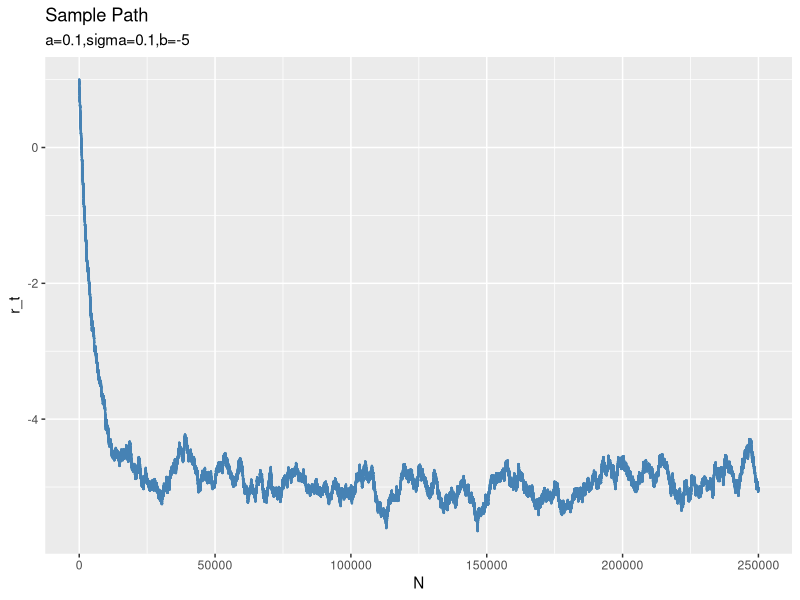
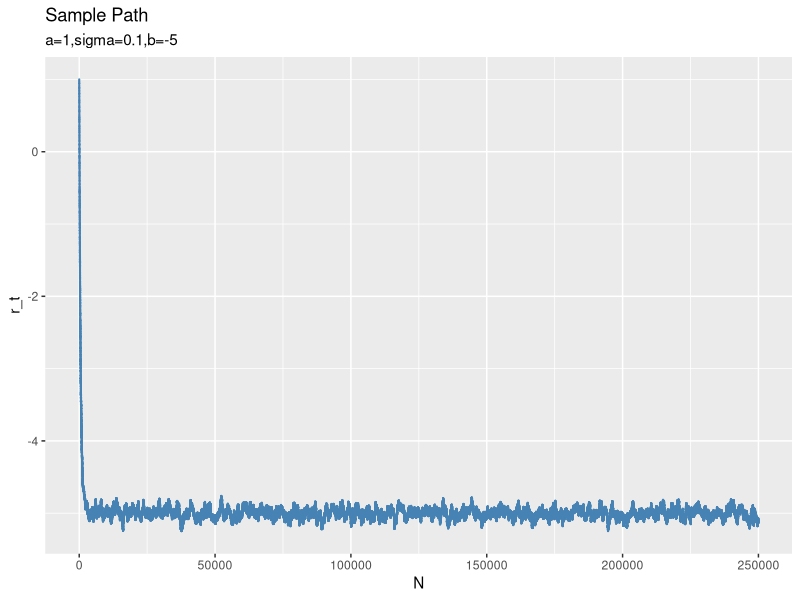
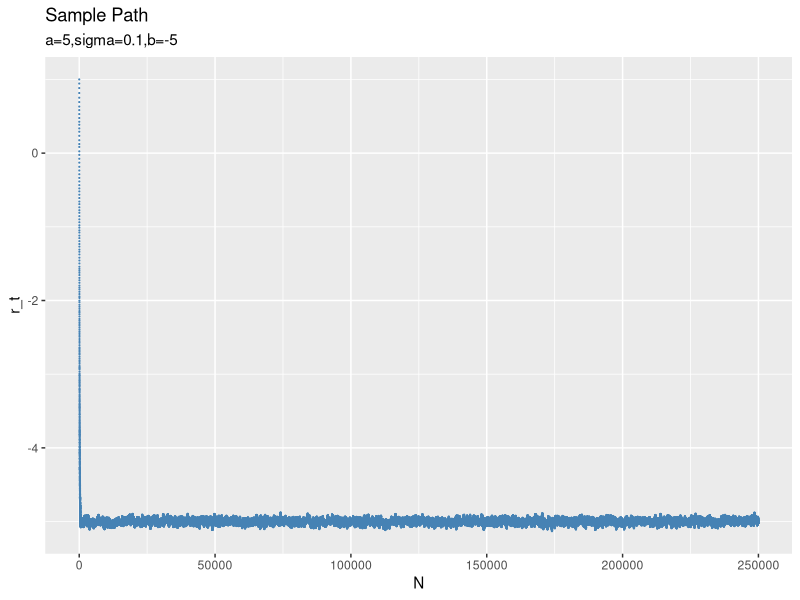
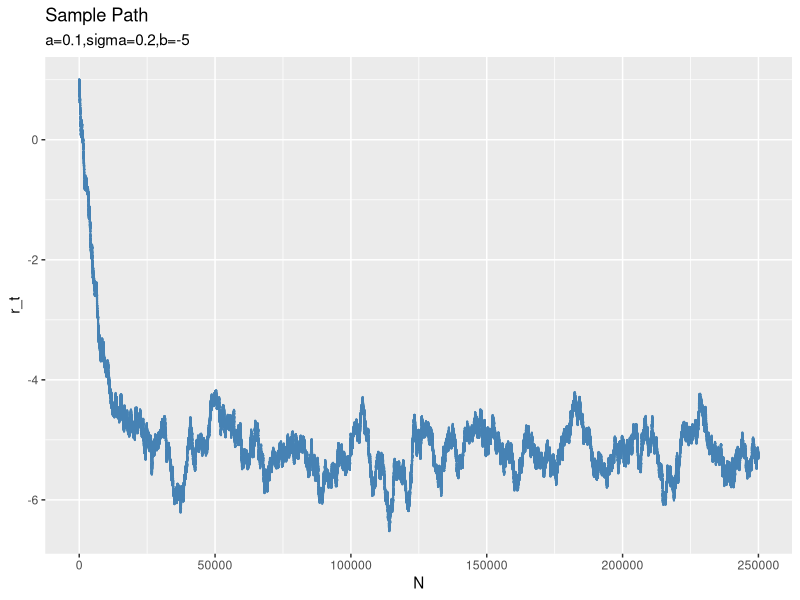
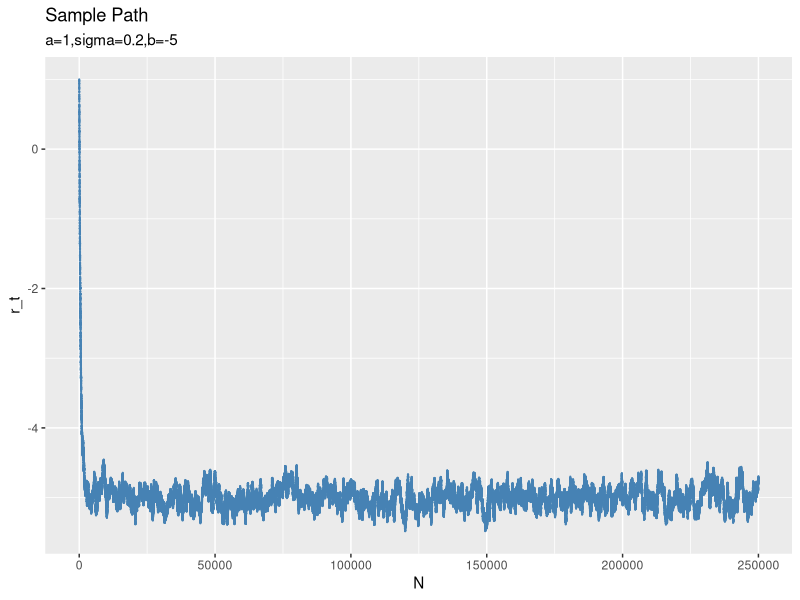
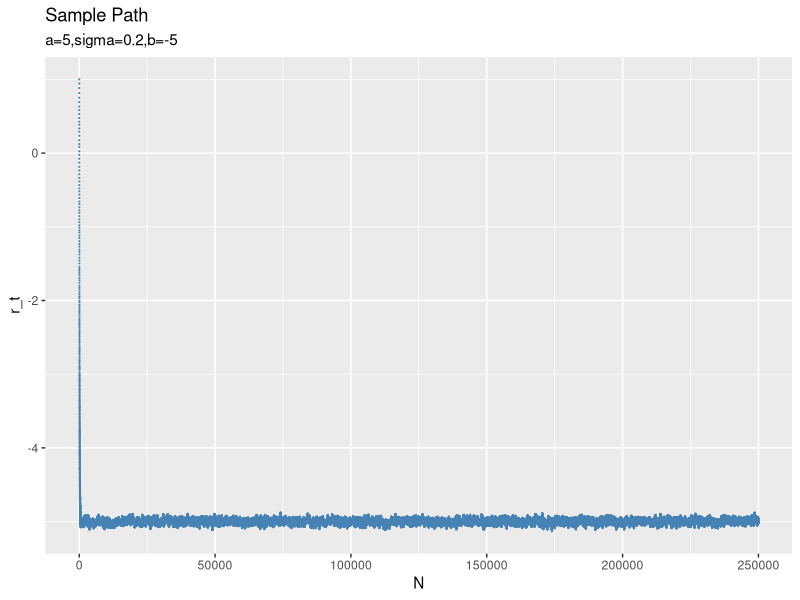
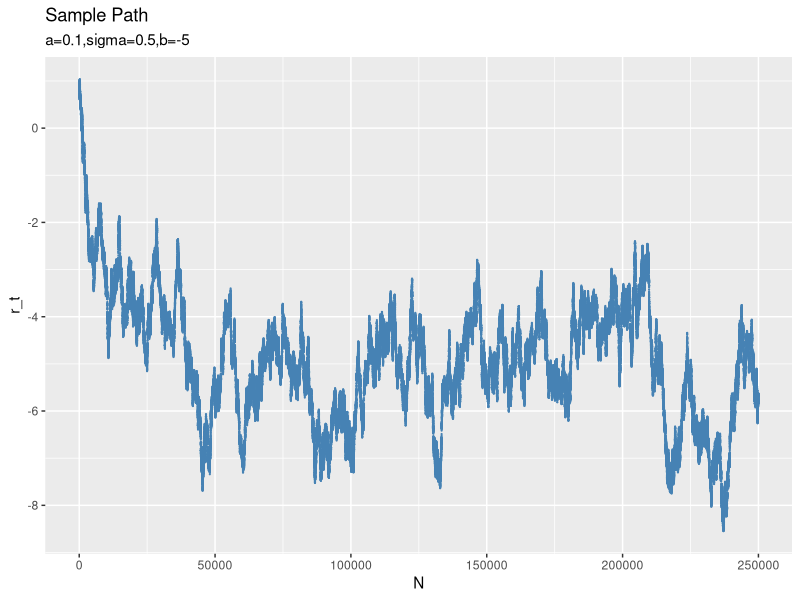
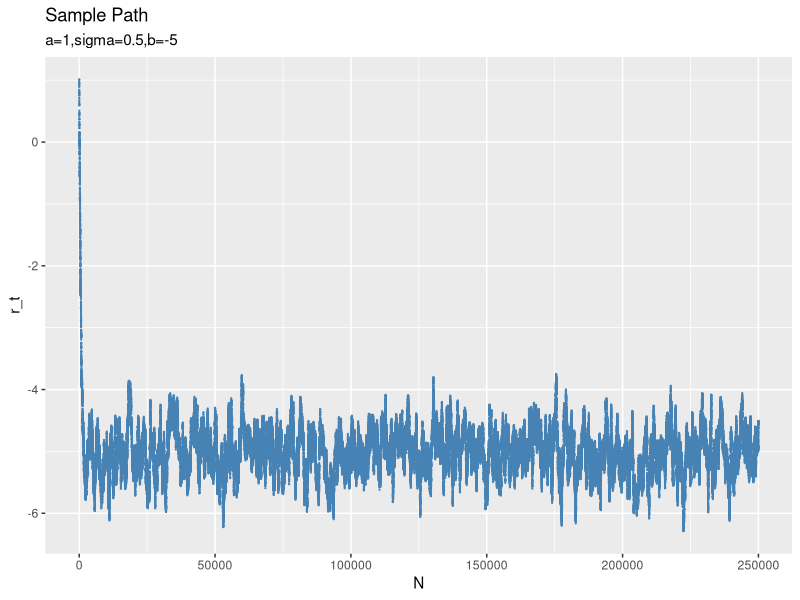

These charts were generated, in order, by the following R code: (Note: a time limit stopped this script after it produced the figures.)
## ---- chunk 1
knitr::opts_chunk$set(fig.width=3, fig.height=2,echo=TRUE, warning=FALSE, message=FALSE)
## ---- chunk 2
r_t <- function(r,a,b,sigma,delta){
  exp(-a*delta)*r+b*(1-exp(-a*delta))+sigma/sqrt(2*a)*sqrt(1-exp(-2*a*delta))*rnorm(1,0,1)
}

r_T <-function(a,b,sigma,delta,N){
  r <- 1
  data <- matrix(nrow = N+1)
  data[1] <- 1
  for(i in 1:N){
    r <- data[i+1] <- r_t(r,a,b,sigma,delta)
  }
  data
}

a_data <- c(0.1,1,5)
sigma_data <- c(0.1,0.2,0.5)
b_data <- c(-5,5)
library(ggplot2)

result <- array(0,c(3,3,2,250001))
for(i in 1:3){
  a <- a_data[i]
  for(j in 1:3){
    sigma <- sigma_data[j]
    for(k in 1:2){
      b <- b_data[k]
      result[i,j,k,] <- r_T(a,b,sigma,1/500,250000)
    }
  }
}
## ---- chunk 3
plot1 <- ggplot(data.frame(N = seq(1:250001),r_t = result[1,1,1,]),aes(x = N, y = r_t))+
        geom_point(col="steelblue", size=0.1)+
        labs(title="Sample Path", subtitle="a=0.1,sigma=0.1,b=-5")
plot1
plot2 <- ggplot(data.frame(N = seq(1:250001),r_t = result[2,1,1,]),aes(x = N, y = r_t))+
        geom_point(col="steelblue", size=0.1)+
        labs(title="Sample Path", subtitle="a=1,sigma=0.1,b=-5")
plot2
plot3 <- ggplot(data.frame(N = seq(1:250001),r_t = result[3,1,1,]),aes(x = N, y = r_t))+
        geom_point(col="steelblue", size=0.1)+
        labs(title="Sample Path", subtitle="a=5,sigma=0.1,b=-5")
plot3
plot4 <- ggplot(data.frame(N = seq(1:250001),r_t = result[1,2,1,]),aes(x = N, y = r_t))+
        geom_point(col="steelblue", size=0.1)+
        labs(title="Sample Path", subtitle="a=0.1,sigma=0.2,b=-5")
plot4
plot5 <- ggplot(data.frame(N = seq(1:250001),r_t = result[2,2,1,]),aes(x = N, y = r_t))+
        geom_point(col="steelblue", size=0.1)+
        labs(title="Sample Path", subtitle="a=1,sigma=0.2,b=-5")
plot5
plot6 <- ggplot(data.frame(N = seq(1:250001),r_t = result[3,1,1,]),aes(x = N, y = r_t))+
        geom_point(col="steelblue", size=0.1)+
        labs(title="Sample Path", subtitle="a=5,sigma=0.2,b=-5")
plot6
plot7 <- ggplot(data.frame(N = seq(1:250001),r_t = result[1,3,1,]),aes(x = N, y = r_t))+
        geom_point(col="steelblue", size=0.1)+
        labs(title="Sample Path", subtitle="a=0.1,sigma=0.5,b=-5")
plot7
plot8 <- ggplot(data.frame(N = seq(1:250001),r_t = result[2,3,1,]),aes(x = N, y = r_t))+
        geom_point(col="steelblue", size=0.1)+
        labs(title="Sample Path", subtitle="a=1,sigma=0.5,b=-5")
plot8
plot9 <- ggplot(data.frame(N = seq(1:250001),r_t = result[3,3,1,]),aes(x = N, y = r_t))+
        geom_point(col="steelblue", size=0.1)+
        labs(title="Sample Path", subtitle="a=5,sigma=0.5,b=-5")
plot9

plot11 <- ggplot(data.frame(N = seq(1:250001),r_t = result[1,1,2,]),aes(x = N, y = r_t))+
        geom_point(col="steelblue", size=0.1)+
        labs(title="Sample Path", subtitle="a=0.1,sigma=0.1,b=5")
plot11
plot12 <- ggplot(data.frame(N = seq(1:250001),r_t = result[2,1,2,]),aes(x = N, y = r_t))+
        geom_point(col="steelblue", size=0.1)+
        labs(title="Sample Path", subtitle="a=1,sigma=0.1,b=5")
plot12
plot13 <- ggplot(data.frame(N = seq(1:250001),r_t = result[3,1,2,]),aes(x = N, y = r_t))+
        geom_point(col="steelblue", size=0.1)+
        labs(title="Sample Path", subtitle="a=5,sigma=0.1,b=5")
plot13
plot14 <- ggplot(data.frame(N = seq(1:250001),r_t = result[1,2,2,]),aes(x = N, y = r_t))+
        geom_point(col="steelblue", size=0.1)+
        labs(title="Sample Path", subtitle="a=0.1,sigma=0.2,b=5")
plot14
plot15 <- ggplot(data.frame(N = seq(1:250001),r_t = result[2,2,2,]),aes(x = N, y = r_t))+
        geom_point(col="steelblue", size=0.1)+
        labs(title="Sample Path", subtitle="a=1,sigma=0.2,b=5")
plot15
plot16 <- ggplot(data.frame(N = seq(1:250001),r_t = result[3,1,2,]),aes(x = N, y = r_t))+
        geom_point(col="steelblue", size=0.1)+
        labs(title="Sample Path", subtitle="a=5,sigma=0.2,b=5")
plot16
plot17 <- ggplot(data.frame(N = seq(1:250001),r_t = result[1,3,2,]),aes(x = N, y = r_t))+
        geom_point(col="steelblue", size=0.1)+
        labs(title="Sample Path", subtitle="a=0.1,sigma=0.5,b=5")
plot17
plot18 <- ggplot(data.frame(N = seq(1:250001),r_t = result[2,3,2,]),aes(x = N, y = r_t))+
        geom_point(col="steelblue", size=0.1)+
        labs(title="Sample Path", subtitle="a=1,sigma=0.5,b=5")
plot18
plot19 <- ggplot(data.frame(N = seq(1:250001),r_t = result[3,3,2,]),aes(x = N, y = r_t))+
        geom_point(col="steelblue", size=0.1)+
        labs(title="Sample Path", subtitle="a=5,sigma=0.5,b=5")
plot19




## ---- chunk 4
r_t1 <- function(r,a,b,sigma,delta){
  rnorm(1,r + a*(b-r)*delta,sigma*delta)
}

r_T1 <-function(a,b,sigma,delta){
  r <- 1
  length <- 1/delta
  for(i in 1:length){
    r <-  r_t1(r,a,b,sigma,delta)
  }
  r
}

a <- 0.1
sigma <- 0.1
b <- -5
delta_data <- c(1,0.5,0.1,0.01)
result <- matrix(nrow = 4,ncol = 1000)
for(i in 1:4){
  delta <- delta_data[i]
  for(j in 1:1000){
    result[i,j] <- r_T1(a,b,sigma,delta)
  }
}

library(ggplot2)
## ---- chunk 5
plot1<- ggplot(data.frame(x = result[1,]), aes(x = x))+ 
  geom_density(colour ='steelblue',alpha=0.2)+
  geom_histogram(aes(y=..density..))+labs(x = 'r(t)', 
  y = 'density', title='Kernel Density', subtitle = 'delta = 1')
plot1
plot2<- ggplot(data.frame(x = result[2,]), aes(x = x))+ 
  geom_density(colour ='steelblue',alpha=0.2)+
  geom_histogram(aes(y=..density..))+labs(x = 'r(t)', 
  y = 'density', title='Kernel Density', subtitle = 'delta = 0.5')
plot2
plot3<- ggplot(data.frame(x = result[3,]), aes(x = x))+ 
  geom_density(colour ='steelblue',alpha=0.2)+
  geom_histogram(aes(y=..density..))+labs(x = 'r(t)', 
  y = 'density', title='Kernel Density', subtitle = 'delta = 0.1')
plot3
plot4<- ggplot(data.frame(x = result[4,]), aes(x = x))+ 
  geom_density(colour ='steelblue',alpha=0.2)+
  geom_histogram(aes(y=..density..))+labs(x = 'r(t)', 
  y = 'density', title='Kernel Density', subtitle = 'delta = 0.01')
plot4
## ---- chunk 6
r_t2 <- function(r,a,b,sigma,delta){
  exp(-a*delta)*r+b*(1-exp(-a*delta))+sigma/sqrt(2*a)*sqrt(1-exp(-2*a*delta))*rnorm(1,0,1)
}

a <- 0.1
sigma <- 0.1
b <- -5
delta <- 1
result <- matrix(nrow =1,ncol = 1000)
for(i in 1:1000){
  result[1,i] <- r_t2(1,a,b,sigma,delta)
}
plot5 <- ggplot(data.frame(x = result[1,]), aes(x = x))+ 
  geom_density(colour ='steelblue',alpha=0.2)+
  geom_histogram(aes(y=..density..))+labs(x = 'r(t)', 
  y = 'density', title='True Density')
plot5
## ---- chunk 7
lam <- function (x){
  sqrt(x) + exp(-x) *sin(2*pi*x)
}

integrate(lam,0,5)$value
## ---- chunk 8
lambda1 <- 7.607738
library(ggplot2)
plot <- ggplot(data = data.frame(x = 0), mapping = aes(x = x))+
  labs(x = 'x', y = 'Density', title='Distribution of N(5)', subtitle = 'lambda = 7.6077')
fun.1 <- function(x) dpois(x,lambda = lambda1)
plot + stat_function(fun = fun.1,col="steelblue") + xlim(0,100)
## ---- chunk 9
simulate <- function(lambda,T){
  t <-0
  k <-0
  sample <- double(0)
  while(t < T) {
    u <- runif(1,0,1)
    if (u <= lam(t)/lambda) { 
      sample <- append(sample, t)
      k <- k + 1
    }
    t <- t - log(runif(1,0,1))/lambda
  }
  return(sample)
}
result <- double(10000)
for(i in 1:10000){
  result[i] <- length(simulate(15,5))
}
mean(result)

## ---- chunk 10
result <- double(0)
for(i in 1:1000){
  result <- append(result,simulate(15,5))
}
plot1 <- ggplot(data.frame(x = result), aes(x = x))+ 
  geom_density(colour ='blue',alpha=0.2)+
  labs(x = 'r(t)',y = 'Density', title='Kernel and true density')
fun.1 <- function(x) (sqrt(x) + exp(-x)*sin(2*pi*x))/7.607738
plot1 + stat_function(fun = fun.1,col="red") + xlim(0,5)
